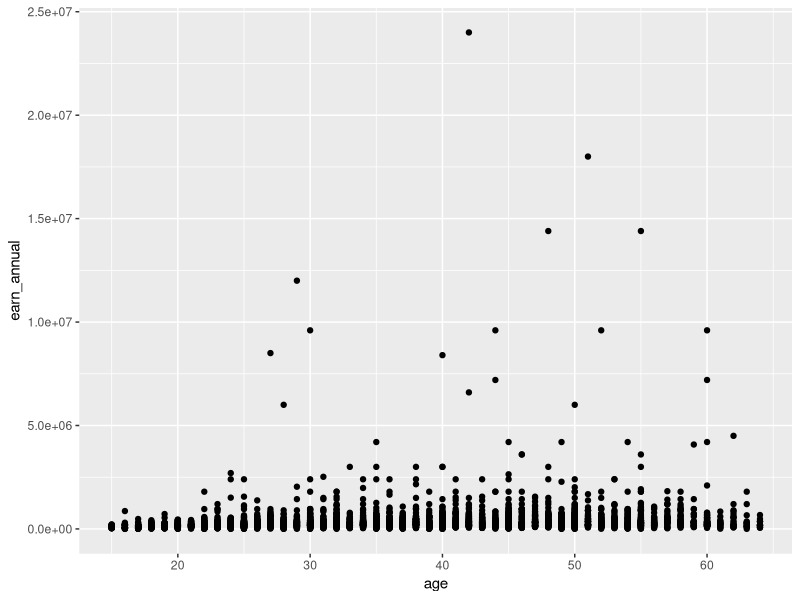
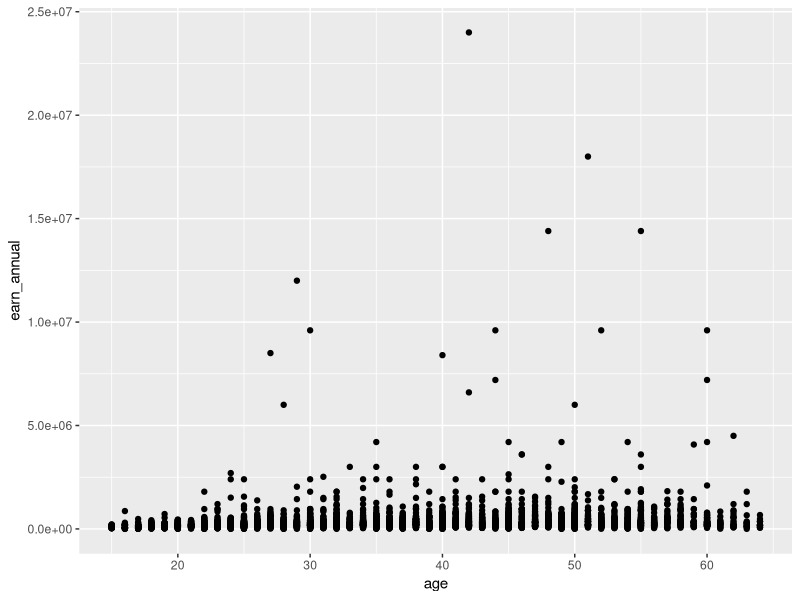

Write R code to recreate these figures, in order.
# Q4 baseline: intentionally unmodified ggplot scatterplot.
# Keep this figure as a separate commit before committing redesigned charts.
library(readr); library(ggplot2)
dat <- read_csv("outputs/analysis_data.csv", show_col_types=FALSE)
p <- ggplot(dat, aes(age, earn_annual)) + geom_point()
ggsave("figures/default.svg", p, width=7, height=5)
print(p)
